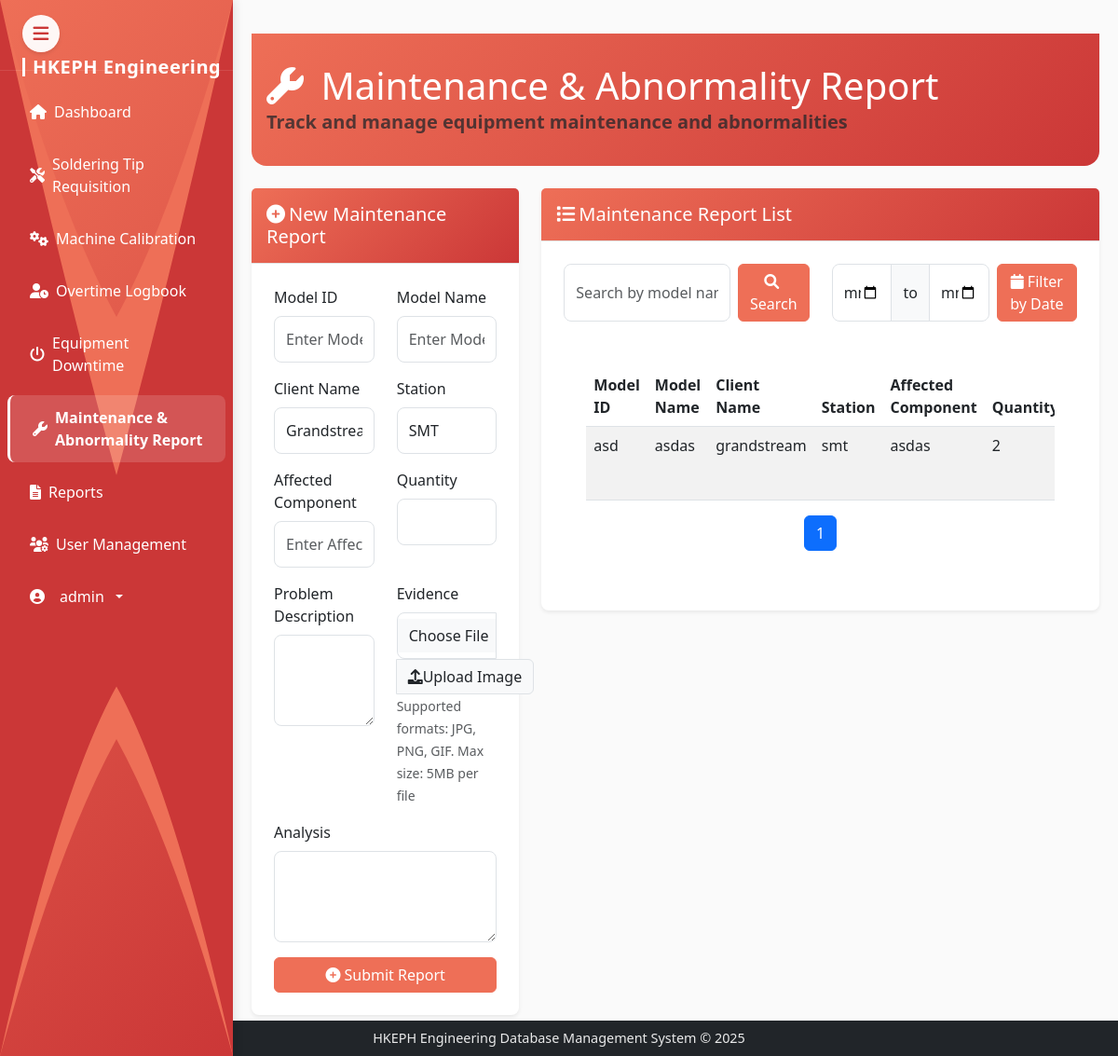
Before: /maintenance-reports (signed in) with the older database file.
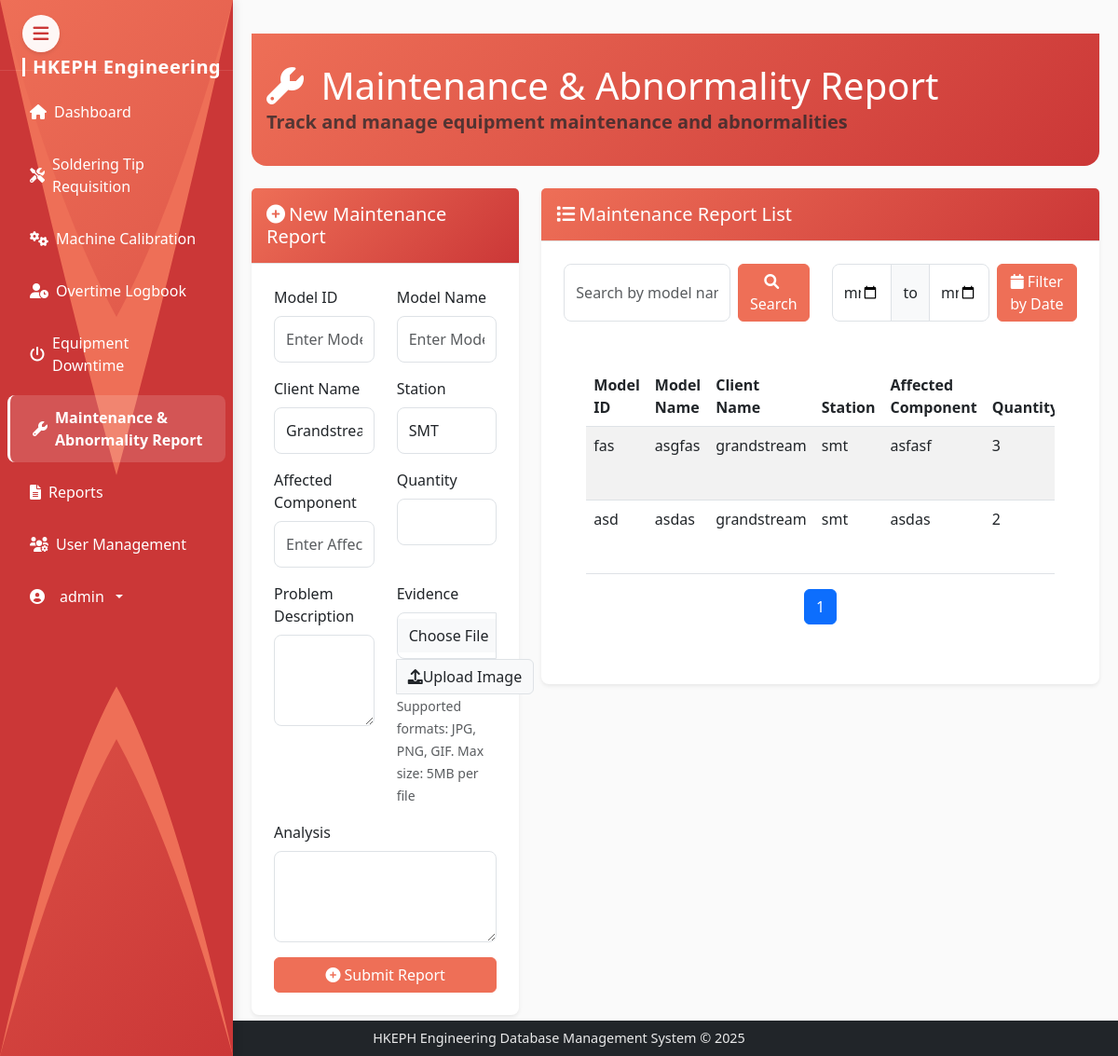
After: the same page with the newer database file.
### models.py (models this page shows, shortened)
class User(UserMixin, db.Model):
    id = db.Column(db.Integer, primary_key=True)
    username = db.Column(db.String(64), unique=True, nullable=False)
    email = db.Column(db.String(120), unique=True, nullable=False)
    password_hash = db.Column(db.String(256), nullable=False)
    is_admin = db.Column(db.Boolean, default=False)
    date_created = db.Column(db.DateTime, default=datetime.utcnow)

class MaintenanceReport(db.Model):
    id = db.Column(db.Integer, primary_key=True)
    model_id = db.Column(db.String(50), nullable=False)
    model_name = db.Column(db.String(100), nullable=False)
    client_id = db.Column(db.String(50), nullable=False)
    client_name = db.Column(db.String(100), nullable=False)
    station = db.Column(db.String(50), nullable=False)
    affected_component = db.Column(db.String(200), nullable=False)
    quantity = db.Column(db.Integer, nullable=False)
    problem_description = db.Column(db.Text, nullable=False)
    evidence = db.Column(db.String(255))  # Will store filename/path of uploaded image
    analysis = db.Column(db.Text, nullable=False)
    status = db.Column(db.String(50), default='Open')
    created_at = db.Column(db.DateTime, default=datetime.utcnow)
    updated_at = db.Column(db.DateTime, default=datetime.utcnow, onupdate=datetime.utcnow)

### routes.py (the view, shortened to what this page needs)
@app.route('/maintenance-reports', methods=['GET', 'POST'])
@login_required
def maintenance_reports():
    form = MaintenanceReportForm()
    page = request.args.get('page', 1, type=int)
    search_query = request.args.get('search', '')
    start_date = request.args.get('start_date')
    end_date = request.args.get('end_date')
    query = MaintenanceReport.query
    if search_query:
        query = query.filter(
            MaintenanceReport.model_name.ilike(f'%{search_query}%') |
            MaintenanceReport.client_name.ilike(f'%{search_query}%') |
            MaintenanceReport.station.ilike(f'%{search_query}%')
        )
    if start_date and end_date:
        query = query.filter(
            MaintenanceReport.created_at >= start_date,
            MaintenanceReport.created_at <= end_date
        )
    reports = query.order_by(MaintenanceReport.created_at.desc()).paginate(
        page=page,
        per_page=10,
        error_out=False
    )
    return render_template('maintenance_reports.html', form=form, reports=reports)

### templates/maintenance_reports.html (shortened to what this page needs)
{% extends 'base.html' %}
{% block content %}
<div class="content-area">
    <div class="dashboard-header mb-4">
        <div class="header-content">
            <h1 class="mb-0" style="color: white;">
                <i class="fas fa-wrench me-2" style="color: white;"></i>
                Maintenance & Abnormality Report
            </h1>
            <p class="lead text-muted mb-0 bold-welcome">
                Track and manage equipment maintenance and abnormalities
            </p>
        </div>
    </div>
    <div class="row mb-4">
        <div class="col-md-4">
            <div class="card">
                <div class="card-header">
                    <h5 class="mb-0">
                        <i class="fas fa-plus-circle me-1"></i>New Maintenance Report
                    </h5>
                </div>
                <div class="card-body">
                    <form method="POST" enctype="multipart/form-data">
                        <div class="row mb-3">
                            <div class="col-md-6">
                                {{ form.model_id.label(class="form-label") }}
                                {{ form.model_id(class="form-control", placeholder="Enter Model ID") }}
                            </div>
                            <div class="col-md-6">
                                {{ form.model_name.label(class="form-label") }}
                                {{ form.model_name(class="form-control", placeholder="Enter Model Name") }}
                            </div>
                        </div>
                        <div class="row mb-3">
                            <div class="col-md-6">
                                {{ form.client_name.label(class="form-label") }}
                                {{ form.client_name(class="form-control") }}
                            </div>
                            <div class="col-md-6">
                                {{ form.station.label(class="form-label") }}
                                {{ form.station(class="form-control") }}
                            </div>
                        </div>
                        <div class="row mb-3">
                            <div class="col-md-6">
                                {{ form.affected_component.label(class="form-label") }}
                                {{ form.affected_component(class="form-control", placeholder="Enter Affected Component") }}
                            </div>
                            <div class="col-md-6">
                                {{ form.quantity.label(class="form-label") }}
                                {{ form.quantity(class="form-control") }}
                            </div>
                        </div>
                        <div class="row mb-3">
                            <div class="col-md-6">
                                {{ form.problem_description.label(class="form-label") }}
                                {{ form.problem_description(class="form-control", rows="3") }}
                            </div>
                            <div class="col-md-6">
                                {{ form.evidence.label(class="form-label") }}
                                <div class="input-group">
                                    {{ form.evidence(class="form-control") }}
                                    <label class="input-group-text" for="evidence">
                                        <i class="fas fa-upload"></i> Upload Image
                                    </label>
                                </div>
                                <small class="text-muted">Supported formats: JPG, PNG, GIF. Max size: 5MB per file</small>
                            </div>
                        </div>
                        <div class="row mb-3">
                            <div class="col-md-12">
                                {{ form.analysis.label(class="form-label") }}
                                {{ form.analysis(class="form-control", rows="3") }}
                            </div>
                        </div>
                        <div class="d-grid gap-2">
                            <button type="submit" class="btn btn-primary">
                                <i class="fas fa-plus-circle me-1"></i>Submit Report
                            </button>
                        </div>
                    </form>
                </div>
            </div>
        </div>
        <div class="col-md-8">
            <div class="card">
                <div class="card-header">
                    <h5 class="mb-0">
                        <i class="fas fa-list me-1"></i>Maintenance Report List
                    </h5>
                </div>
                <div class="card-body">
                    <div class="row mb-4">
                        <div class="col-md-6">
                            <form class="d-flex" method="GET">
                                <input type="text" class="form-control me-2" name="search" placeholder="Search by model name...">
                                <button class="btn btn-primary" type="submit">
                                    <i class="fas fa-search me-1"></i>Search
                                </button>
                            </form>
                        </div>
                        <div class="col-md-6">
                            <form class="d-flex" method="GET">
                                <div class="input-group me-2">
                                    <input type="date" class="form-control" name="start_date">
                                    <span class="input-group-text">to</span>
                                    <input type="date" class="form-control" name="end_date">
                                </div>
                                <button class="btn btn-primary" type="submit">
                                    <i class="fas fa-calendar me-1"></i>Filter by Date
                                </button>
                            </form>
                        </div>
                    </div>
                    <div class="card-body">
                        <div class="table-responsive">
                            <table class="table table-striped">
                                <thead>
                                    <tr>
                                        <th>Model ID</th>
                                        <th>Model Name</th>
                                        <th>Client Name</th>
                                        <th>Station</th>
                                        <th>Affected Component</th>
                                        <th>Quantity</th>
                                    </tr>
                                </thead>
                                <tbody>
                                    {% for report in reports.items %}
                                    <tr>
                                        <td>{{ report.model_id }}</td>
                                        <td>{{ report.model_name }}</td>
                                        <td>{{ report.client_name }}</td>
                                        <td>{{ report.station }}</td>
                                        <td>{{ report.affected_component }}</td>
                                        <td>{{ report.quantity }}</td>
                                    </tr>
                                    {% endfor %}
                                </tbody>
                            </table>
                        </div>
                        <nav aria-label="Page navigation">
                            <ul class="pagination justify-content-center">
                                {% for page in reports.iter_pages() %}
                                {% if page %}
                                <li class="page-item {% if page == reports.page %}active{% endif %}">
                                    <a class="page-link" href="{{ url_for('maintenance_reports', page=page) }}">{{ page }}</a>
                                </li>
                                {% else %}
                                <li class="page-item disabled">
                                    <span class="page-link">...</span>
                                </li>
                                {% endif %}
                                {% endfor %}
                            </ul>
                        </nav>
                    </div>
                </div>
            </div>
        </div>
    </div>
</div>
{% endblock %}

### templates/base.html (shortened to what this page needs)
<!DOCTYPE html>
<html lang="en" data-bs-theme="light" style="height: 100%;">
<head>
    <link href="https://cdn.jsdelivr.net/npm/bootstrap@5.3.0/dist/css/bootstrap.min.css" rel="stylesheet">
    <link rel="stylesheet" href="https://cdnjs.cloudflare.com/ajax/libs/font-awesome/6.0.0/css/all.min.css">
    <link rel="stylesheet" type="text/css" href="https://cdn.jsdelivr.net/npm/daterangepicker/daterangepicker.css" />
    <link rel="stylesheet" href="{{ url_for('static', filename='css/style.css') }}">
</head>
<body class="{% block body_class %}{% endblock %}" style="height: 100%; margin: 0;">
    <button class="sidebar-toggle" type="button" id="sidebarToggle">
        <i class="fas fa-bars"></i>
    </button>
    <nav class="sidebar" id="sidebar">
        <svg class="sidebar-wave" viewBox="0 0 100 100" preserveAspectRatio="none">
            <path d="M0 0 L0 100 Q25 80 50 70 Q75 80 100 100 L100 0 Q75 20 50 30 Q25 20 0 0 Z" fill="var(--accent-primary)"/>
            <path d="M0 0 L0 100 Q25 75 50 65 Q75 75 100 100 L100 0 Q75 25 50 45 Q25 25 0 0 Z" fill="var(--accent-secondary)"/>
        </svg>
        <div class="sidebar-brand">
            <a class="navbar-brand" href="{{ url_for('dashboard') }}">
                <span>HKEPH Engineering</span>
            </a>
        </div>
        {% if current_user.is_authenticated %}
        <ul class="sidebar-nav nav flex-column">
            <li class="nav-item">
                <a class="nav-link {% if request.path == url_for('dashboard') %}active fw-bold{% endif %}" href="{{ url_for('dashboard') }}">
                    <i class="fas fa-home"></i>
                    <span>Dashboard</span>
                </a>
            </li>
            <li class="nav-item">
                <a class="nav-link {% if request.path == url_for('soldering_tips') %}active fw-bold{% endif %}" href="{{ url_for('soldering_tips') }}">
                    <i class="fas fa-tools"></i>
                    <span>Soldering Tip Requisition</span>
                </a>
            </li>
            <li class="nav-item">
                <a class="nav-link {% if request.path == url_for('machine_calibrations') %}active fw-bold{% endif %}" href="{{ url_for('machine_calibrations') }}">
                    <i class="fas fa-cogs"></i>
                    <span>Machine Calibration</span>
                </a>
            </li>
            <li class="nav-item">
                <a class="nav-link {% if request.path == url_for('overtime_logbook') %}active fw-bold{% endif %}" href="{{ url_for('overtime_logbook') }}">
                    <i class="fas fa-user-clock"></i>
                    <span>Overtime Logbook</span>
                </a>
            </li>
            <li class="nav-item">
                <a class="nav-link {% if request.path == url_for('equipment_downtime') %}active fw-bold{% endif %}" href="{{ url_for('equipment_downtime') }}">
                    <i class="fas fa-power-off"></i>
                    <span>Equipment Downtime</span>
                </a>
            </li>
            <li class="nav-item">
                <a class="nav-link {% if request.path == url_for('maintenance_reports') %}active fw-bold{% endif %}" href="{{ url_for('maintenance_reports') }}">
                    <i class="fas fa-wrench"></i>
                    <span>Maintenance & Abnormality Report</span>
                </a>
            </li>
            <li class="nav-item">
                <a class="nav-link {% if request.path == url_for('reports') %}active fw-bold{% endif %}" href="{{ url_for('reports') }}">
                    <i class="fas fa-file-alt"></i>
                    <span>Reports</span>
                </a>
            </li>
            {% if current_user.is_admin %}
            <li class="nav-item">
                <a class="nav-link {% if request.path == url_for('user_management') %}active fw-bold{% endif %}" href="{{ url_for('user_management') }}">
                    <i class="fas fa-users-cog"></i>
                    <span>User Management</span>
                </a>
            </li>
            {% endif %}
            <li class="nav-item mt-auto">
                <div class="dropdown">
                    <a class="nav-link dropdown-toggle" href="#" id="sidebarDropdown" role="button" data-bs-toggle="dropdown" aria-expanded="false">
                        <i class="fas fa-user-circle me-2"></i>
                        <span>{{ current_user.username }}</span>
                    </a>
                </div>
            </li>
        </ul>
        {% endif %}
    </nav>
        <div class="main-flex-center">
            {% block content %}
            {% endblock %}
        </div>
        <footer class="bg-dark text-white position-fixed bottom-0 w-100 py-2 z-1020" style="
            background-color: rgba(0,0,0,0.8);
            left: 0;
            right: 0;
            width: 100%;
            text-align: center;
        ">
            <div class="container-fluid">
                <div class="row">
                    <div class="col-12">
                        <p class="mb-0" style="
                            color: rgba(255,255,255,0.9);
                            font-size: 0.9rem;
                            max-width: 100%;
                            word-wrap: break-word;
                            margin: 0 auto;
                            padding: 0 1rem;
                        ">HKEPH Engineering Database Management System &copy; 2025</p>
                    </div>
                </div>
            </div>
        </footer>
    </body>
    </html>

Changed rows visible on the page:
added MaintenanceReport: model_id "fas", model_name "asgfas", client_name "grandstream", station "smt", affected_component "asfasf", quantity "3"
